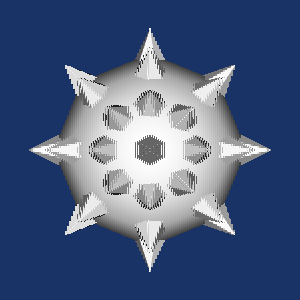

Write the Python code that produced this figure.
#!/usr/bin/env python

# Test stereo rendering with Dresden mode on a spiked sphere.

import vtkmodules.vtkInteractionStyle  # noqa: F401
import vtkmodules.vtkRenderingFreeType  # noqa: F401
import vtkmodules.vtkRenderingOpenGL2  # noqa: F401

from vtkmodules.vtkCommonMath import vtkMatrix4x4
from vtkmodules.vtkFiltersCore import vtkGlyph3D
from vtkmodules.vtkFiltersSources import (
    vtkConeSource,
    vtkSphereSource,
)
from vtkmodules.vtkRenderingCore import (
    vtkPolyDataMapper,
    vtkRenderWindow,
    vtkRenderWindowInteractor,
    vtkRenderer,
)
from vtkmodules.vtkRenderingLOD import vtkLODActor

# Sphere with spike glyphs
sphere = vtkSphereSource()

sphere_mapper = vtkPolyDataMapper()
sphere_mapper.SetInputConnection(sphere.GetOutputPort())

sphere_actor = vtkLODActor()
sphere_actor.SetMapper(sphere_mapper)

cone = vtkConeSource()

glyph = vtkGlyph3D()
glyph.SetInputConnection(sphere.GetOutputPort())
glyph.SetSourceConnection(cone.GetOutputPort())
glyph.SetVectorModeToUseNormal()
glyph.SetScaleModeToScaleByVector()
glyph.SetScaleFactor(0.25)

spike_mapper = vtkPolyDataMapper()
spike_mapper.SetInputConnection(glyph.GetOutputPort())

spike_actor = vtkLODActor()
spike_actor.SetMapper(spike_mapper)

# Set user matrix on spike actor
matrix = vtkMatrix4x4()
spike_actor.SetUserMatrix(matrix)

# Renderer with stereo
renderer = vtkRenderer()
renderer.AddActor(sphere_actor)
renderer.AddActor(spike_actor)
renderer.SetBackground(0.1, 0.2, 0.4)

render_window = vtkRenderWindow()
render_window.AddRenderer(renderer)
render_window.SetWindowName("stereo dresden mace")
render_window.SetMultiSamples(0)
render_window.SetSize(300, 300)
render_window.StereoCapableWindowOn()
render_window.SetStereoTypeToDresden()
render_window.StereoRenderOn()

interactor = vtkRenderWindowInteractor()
interactor.SetRenderWindow(render_window)

# Scene
renderer.ResetCamera()
renderer.GetActiveCamera().Zoom(1.4)

interactor.Initialize()
interactor.Start()
